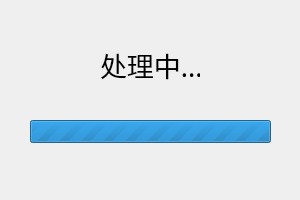
<?xml version="1.0" encoding="UTF-8"?>
<ui version="4.0">
 <class>wait</class>
 <widget class="QWidget" name="wait">
  <property name="geometry">
   <rect>
    <x>0</x>
    <y>0</y>
    <width>300</width>
    <height>200</height>
   </rect>
  </property>
  <property name="minimumSize">
   <size>
    <width>300</width>
    <height>200</height>
   </size>
  </property>
  <property name="maximumSize">
   <size>
    <width>300</width>
    <height>200</height>
   </size>
  </property>
  <property name="font">
   <font>
    <family>微软雅黑</family>
   </font>
  </property>
  <property name="cursor">
   <cursorShape>WaitCursor</cursorShape>
  </property>
  <property name="windowTitle">
   <string>表格工具</string>
  </property>
  <property name="windowIcon">
   <iconset resource="images.qrc">
    <normaloff>:/images/images/logo.ico</normaloff>:/images/images/logo.ico</iconset>
  </property>
  <widget class="QLabel" name="proc_label">
   <property name="geometry">
    <rect>
     <x>100</x>
     <y>40</y>
     <width>100</width>
     <height>50</height>
    </rect>
   </property>
   <property name="font">
    <font>
     <family>微软雅黑</family>
     <pointsize>20</pointsize>
    </font>
   </property>
   <property name="text">
    <string>处理中...</string>
   </property>
  </widget>
  <widget class="QProgressBar" name="procress_bar">
   <property name="geometry">
    <rect>
     <x>30</x>
     <y>120</y>
     <width>241</width>
     <height>23</height>
    </rect>
   </property>
   <property name="sizePolicy">
    <sizepolicy hsizetype="Expanding" vsizetype="Expanding">
     <horstretch>0</horstretch>
     <verstretch>0</verstretch>
    </sizepolicy>
   </property>
   <property name="font">
    <font>
     <family>微软雅黑</family>
     <pointsize>10</pointsize>
    </font>
   </property>
   <property name="maximum">
    <number>0</number>
   </property>
   <property name="value">
    <number>0</number>
   </property>
   <property name="alignment">
    <set>Qt::AlignCenter</set>
   </property>
   <property name="textVisible">
    <bool>true</bool>
   </property>
  </widget>
 </widget>
 <resources>
  <include location="images.qrc"/>
 </resources>
 <connections/>
</ui>
